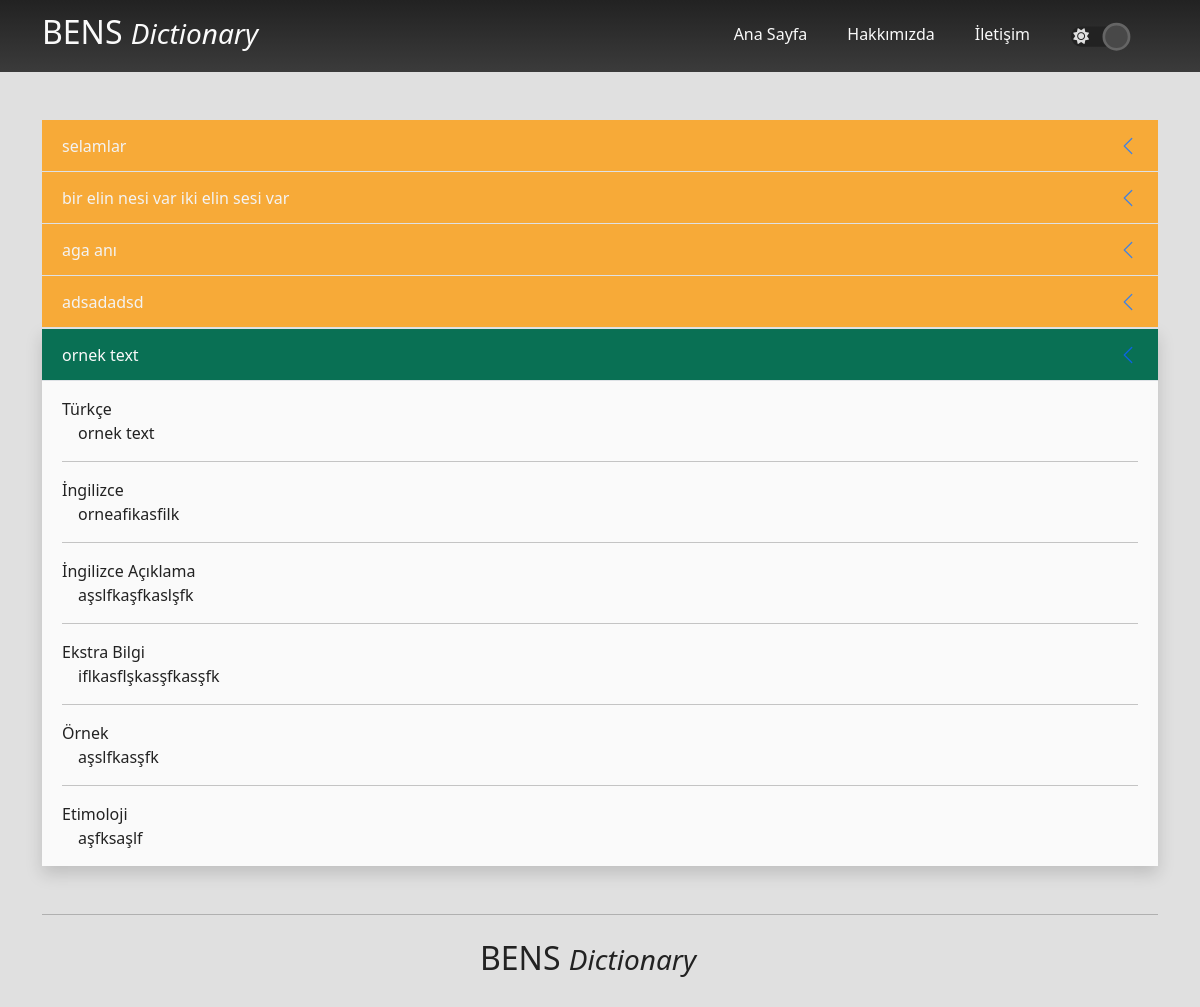
/search/ornek-text, run on the app's committed database.
### dictionary/models.py (models this page shows, shortened)
class Structure(models.Model):
    structureType = models.ManyToManyField(typeOf, blank=True, null=True)
    turkish = models.CharField(max_length=200)
    english = models.CharField(max_length=200)
    description = models.TextField()
    extraInformation = models.CharField(max_length=200, blank=True, null=True)
    example = models.TextField(blank=True, null=True)
    etymology = models.TextField(blank=True, null=True)
    original = models.ManyToManyField(comesFrom, null=True, blank=True)
    last_searched = models.DateTimeField(auto_now=False, blank=True, null=True)
    search_count = models.IntegerField(default=0)
    slug = models.SlugField(max_length=200, unique=True, null=True, blank=True)

### dictionary/views.py (the view)
# urls.py: path('search/<slug:slug>', views.slugSearch, name='slugSearch'),
def slugSearch(request, slug):
    searchResult = Structure.objects.get(slug=slug)
    resultId = searchResult.id
    lowerList = []
    upperList = []
    for i in range(resultId + 1, resultId + 6):
        try:
            lowerList.append(Structure.objects.get(id=i))
        except:
            break
    if resultId - 5 <= 0:
        for i in range(1, resultId):
            try:
                upperList.append(Structure.objects.get(id=i))
            except:
                break
    else:
        for i in range(resultId - 5, resultId):
            try:
                upperList.append(Structure.objects.get(id=i))
            except:
                break
    return render(request, 'dictionary/search.html', {'searchInput': searchResult.turkish, 'searchResult': searchResult, 'lowerList': lowerList, 'upperList': upperList, 'noResult': False})

### dictionary/templates/dictionary/search.html (shortened to what this page needs)
{% extends 'base.html' %}
{% load static %}
{% block content %}
<div class="container mt-5">
    <div class="accordion accordion-flush" id="accordionExample">
        {% for topStructure in upperList %}
            <a href="{% url 'slugSearch' topStructure.slug %}" class="accordion-item no-underline">
                <h2 class="accordion-header no-underline" style="opacity: 0.75;" id="">
                    <div class="accordion-button" type="button" data-bs-toggle="collapse" data-bs-target="" aria-expanded="true" aria-controls="collapseOne">
                        {{ topStructure.turkish }}
                    </div>
                </h2>
            </a>
        {% endfor %}
        {% include 'dictionary/partials/_structure.html' with searchResult=searchResult %}
    </div>
</div>
{% endblock content %}

### dictionary/templates/dictionary/partials/_structure.html
{% if not noResult %}
<div class="accordion-item shadow my-0">
    <h2 class="accordion-header" id="headingOne">
      <button class="accordion-button theme-bg-green" type="button" data-bs-toggle="collapse" data-bs-target="#collapseOne" aria-expanded="false" aria-controls="collapseOne" data-bs-parent="#accordionExample">
        {{ searchResult.turkish }}
      </button>
    </h2>
    <div id="collapseOne" class="accordion-collapse collapse show" aria-labelledby="headingOne" data-bs-parent="#accordionExample">
      <div class="accordion-body theme-bg-color theme-text">
        <span class="theme-text">Türkçe</span><br>
        <span class="p-3">{{ searchResult.turkish }}</span>
        <hr class="text-center">
        <span class="theme-text">İngilizce</span><br>
        <span class="p-3">{{ searchResult.english }}</span>
        <hr class="text-center">
        <span class="theme-text">İngilizce Açıklama</span><br>
        <span class="p-3">{{ searchResult.description }}</span>
        <hr class="text-center">
        <span class="theme-text">Ekstra Bilgi</span><br>
        <span class="p-3">{{ searchResult.extraInformation }}</span>
        <hr class="text-center">
        <span class="theme-text">Örnek</span><br>
        <span class="p-3">{{ searchResult.example }}</span>
        <hr class="text-center">
        <span class="theme-text">Etimoloji</span><br>
        <span class="p-3">{{ searchResult.etymology }}</span>
      </div>
    </div>
  </div>
{% else %}
  <div class="container">
    <div class="display-2 text-center p-5">
      Sonuç Bulunamadı
    </div>
  </div>
{% endif %}

### static/css/custom.css (style rules this page uses)
:root { --theme-orange-low-opacity: rgba(255, 153, 0,0.8); --theme-orange: #FF9900; --theme-orange-dark: rgba(196,116,0,1); --theme-orange-dark-low-opacity: rgba(196,116,0,0.8); }
body[data-theme="light"] { background-color: var(--theme-white); --theme-white: #e0e0e0; --theme-full-white: #fafafa; --theme-black: #222222; --theme-blue: #6599FF; --theme-gray: #3b3b3b; --theme-light-blue:#6599FF; --theme-green: #097054; --theme-green-dark: #00e686; --theme-yellow: #FFDE00; }
.theme-bg-color { background: var(--theme-full-white) !important; background: linear-gradient(0deg, var(--theme-full-white) 0%, var(--theme-full-white) 100%) !important; }
.theme-bg-green { background-color: var(--theme-green) !important; }
.theme-text { color: var(--theme-black) !important; }
.no-underline { text-decoration: none !important; }
.accordion-button:nth-child(odd) { background: var(--theme-orange); }
.accordion-button:not(.collapsed) { color: var(--theme-full-white) !important; }
.accordion-button:not(.collapsed)::after { transform: rotate(90deg) !important; }

### data on the page
Structure: turkish "selamlar"
Structure: turkish "bir elin nesi var iki elin sesi var"
Structure: turkish "aga anı"
Structure: turkish "adsadadsd"
Structure: turkish "ornek text", english "orneafikasfilk", description "aşslfkaşfkaslşfk", extraInformation "iflkasflşkasşfkasşfk", example "aşslfkasşfk", etymology "aşfksaşlf"
